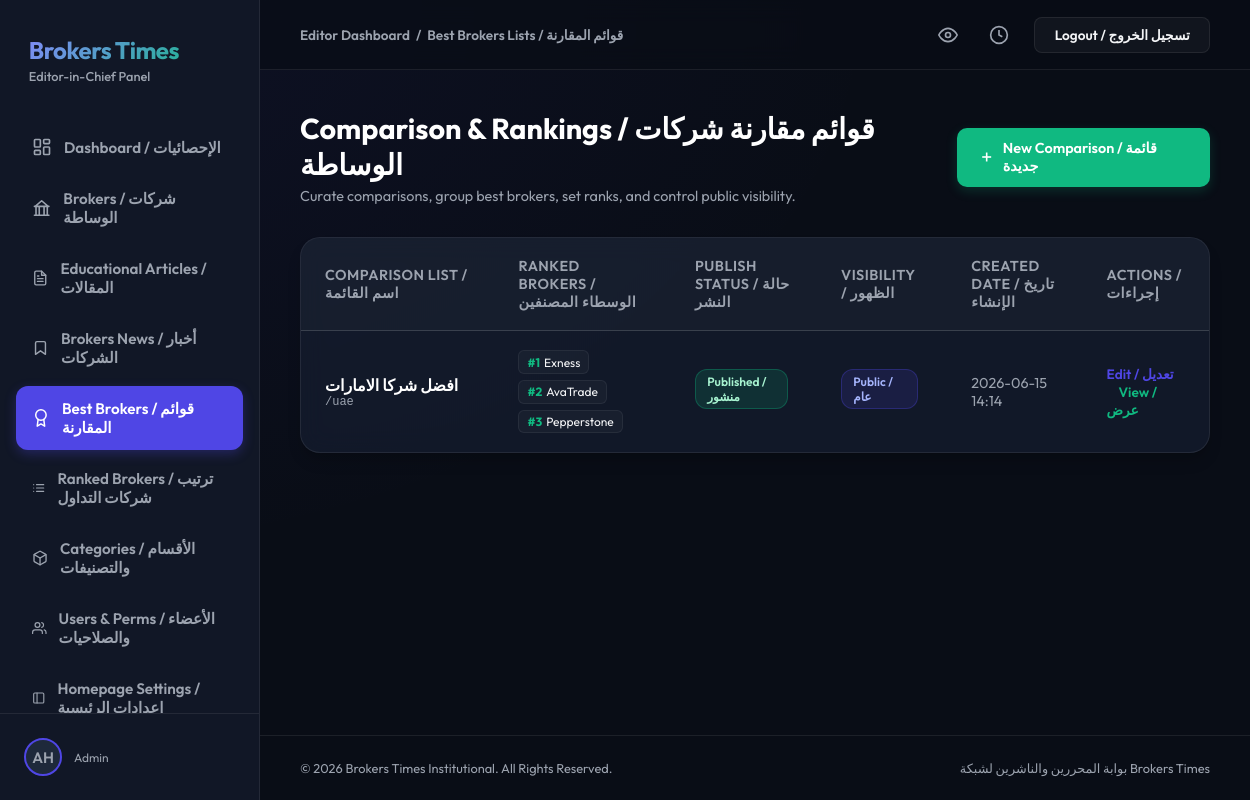
/dashboard/best-brokers/ (signed in), run on an earlier commit of the app's database.
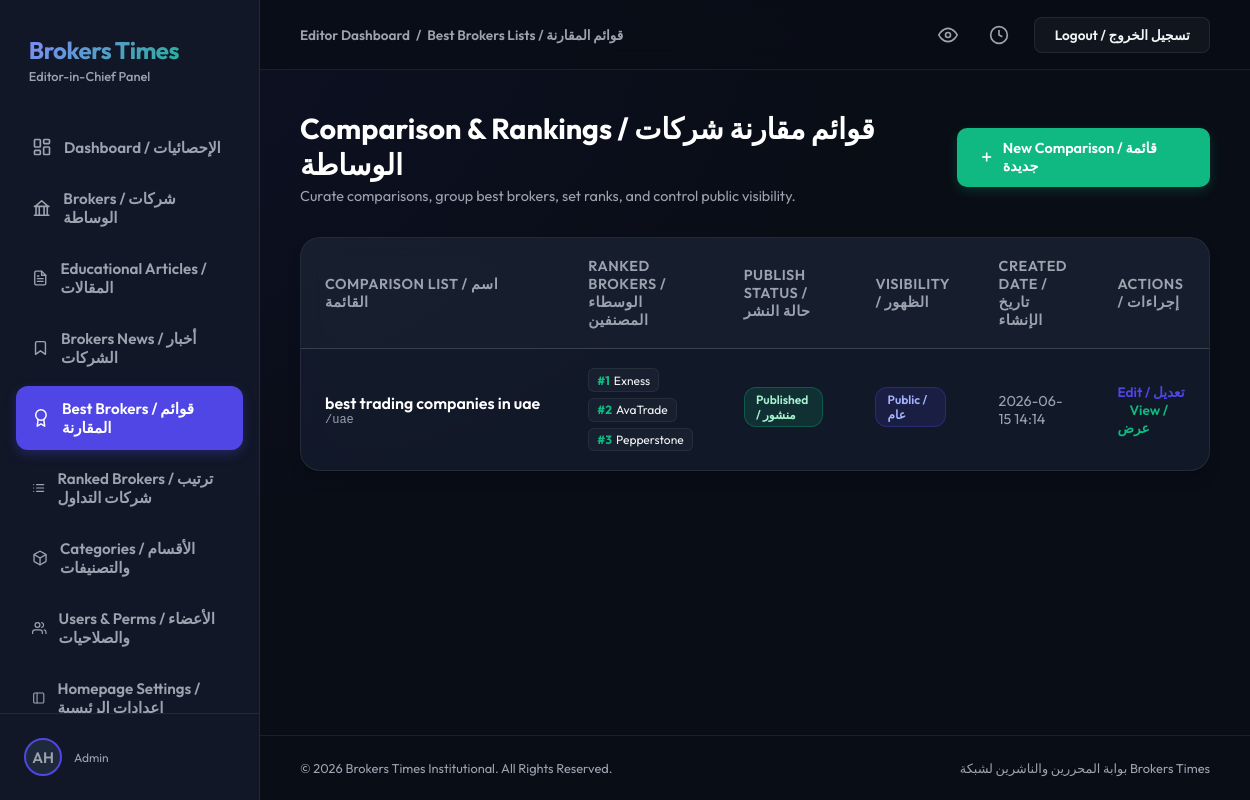
And on a later commit of the database.
### best_brokers/models.py (models this page shows, shortened)
class BestBrokersList(models.Model):
    STATUS_CHOICES = [
        ('draft', 'Draft'),
        ('published', 'Published'),
    ]
    VISIBILITY_CHOICES = [
        ('private', 'Private'),
        ('public', 'Public'),
    ]
    title = models.CharField(max_length=255)
    slug = models.SlugField(max_length=255, unique=True)
    seo_title = models.CharField(max_length=255, blank=True)
    seo_description = models.TextField(blank=True)
    featured_image = models.ImageField(upload_to='best_brokers/', blank=True, null=True)
    featured_image_alt = models.CharField(max_length=255, blank=True)
    content = RichTextField(blank=True)
    FLAG_CHOICES = [
        ('', 'No Flag / بدون علم'),
        ('ae', 'UAE / الإمارات 🇦🇪'),
        ('sa', 'Saudi Arabia / السعودية 🇸🇦'),
        ('gb', 'United Kingdom / بريطانيا 🇬🇧'),
        ('cy', 'Cyprus / قبرص 🇨🇾'),
        ('au', 'Australia / أستراليا 🇦🇺'),
        ('kw', 'Kuwait / الكويت 🇰🇼'),
        ('bh', 'Bahrain / البحرين 🇧🇭'),
        ('qa', 'Qatar / قطر 🇶🇦'),
        ('om', 'Oman / عمان 🇴🇲'),
        ('jo', 'Jordan / الأردن 🇯🇴'),
        ('eg', 'Egypt / مصر 🇪🇬'),
        ('us', 'United States / أمريكا 🇺🇸'),
    ]
    country_flag = models.CharField(
        max_length=10,
        choices=FLAG_CHOICES,
        blank=True,
        default='',
        verbose_name="علم الدولة (Country Flag)"
    )
    status = models.CharField(max_length=20, choices=STATUS_CHOICES, default='draft')
    visibility = models.CharField(max_length=20, choices=VISIBILITY_CHOICES, default='private')
    created_at = models.DateTimeField(auto_now_add=True)
    updated_at = models.DateTimeField(auto_now=True)
    is_global = models.BooleanField(
        default=False,
        verbose_name="قائمة عالمية (Global List)",
        help_text="إذا تم تفعيلها، ستظهر هذه القائمة في شورت كود [brokers_list] في جميع الصفحات"
    )

### users/views.py (the view)
# urls.py: path('dashboard/best-brokers/', DashboardBestBrokersView.as_view(), name='dashboard_best_brokers'),
class DashboardBestBrokersView(LoginRequiredMixin, ListView):
    model = BestBrokersList
    template_name = 'dashboard/best_brokers.html'
    context_object_name = 'lists'

### users/templates/dashboard/best_brokers.html (shortened to what this page needs)
{% extends 'dashboard/base.html' %}
{% block nav_best_brokers %}active{% endblock %}
{% block section_name %}Best Brokers Lists / قوائم المقارنة{% endblock %}
{% block content %}
<div class="page-header-container">
    <div class="page-title-area">
        <h1>Comparison & Rankings / قوائم مقارنة شركات الوساطة</h1>
        <p>Curate comparisons, group best brokers, set ranks, and control public visibility.</p>
    </div>
    {% if user.is_staff or user.is_superuser %}
    <a href="{% url 'dashboard_best_brokers_add' %}" class="btn-action">
        <svg viewBox="0 0 24 24"><line x1="12" y1="5" x2="12" y2="19"></line><line x1="5" y1="12" x2="19" y2="12"></line></svg>
        <span>New Comparison / قائمة جديدة</span>
    </a>
    {% endif %}
</div>
<div class="table-container">
    <div class="table-responsive">
        <table class="data-table">
            <thead>
                <tr>
                    <th>Comparison List / اسم القائمة</th>
                    <th>Ranked Brokers / الوسطاء المصنفين</th>
                    <th>Publish Status / حالة النشر</th>
                    <th>Visibility / الظهور</th>
                    <th>Created Date / تاريخ الإنشاء</th>
                    <th>Actions / إجراءات</th>
                </tr>
            </thead>
            <tbody>
                {% for list in lists %}
                <tr>
                    <td>
                        <div class="list-title-cell" title="{{ list.title }}">
                            <span class="list-main-title">{{ list.title }}</span>
                            <span class="list-sub-slug">/{{ list.slug }}</span>
                        </div>
                    </td>
                    <td>
                        <div class="ranking-badges-container">
                            {% for item in list.items.all %}
                                <div class="rank-indicator">
                                    <span class="rank-number">#{{ item.rank }}</span>
                                    <span>{{ item.broker.name }}</span>
                                </div>
                            {% empty %}
                                <span style="color: var(--text-muted); font-size: 0.85rem;">No brokers ranked yet</span>
                            {% endfor %}
                        </div>
                    </td>
                    <td>
                        {% if list.status == 'published' %}
                            <span class="badge-pill badge-success">Published / منشور</span>
                        {% else %}
                            <span class="badge-pill badge-warning">Draft / مسودة</span>
                        {% endif %}
                    </td>
                    <td>
                        {% if list.visibility == 'public' %}
                            <span class="badge-pill badge-primary">Public / عام</span>
                        {% else %}
                            <span class="badge-pill badge-secondary">Private / خاص</span>
                        {% endif %}
                    </td>
                    <td>
                        <span style="color: var(--text-muted);">{{ list.created_at|date:"Y-m-d H:i" }}</span>
                    </td>
                    <td>
                        {% if user.is_staff or user.is_superuser %}
                        <a href="{% url 'dashboard_best_brokers_edit' list.id %}" class="btn-edit-inline">Edit / تعديل</a>
                        {% else %}
                        <span style="color: var(--text-muted); font-size: 0.85rem;">View Only</span>
                        {% endif %}
                        <a href="{% url 'best_brokers_list_detail' list.slug %}" target="_blank" class="btn-edit-inline" style="color: var(--accent); margin-left: 0.75rem;">View / عرض</a>
                    </td>
                </tr>
                {% endfor %}
            </tbody>
        </table>
    </div>
</div>
{% endblock %}

What changed in the data, as far as the page shows it:
changed BestBrokersList "uae": title "افضل شركا الامارات" → "best trading companies in uae"
